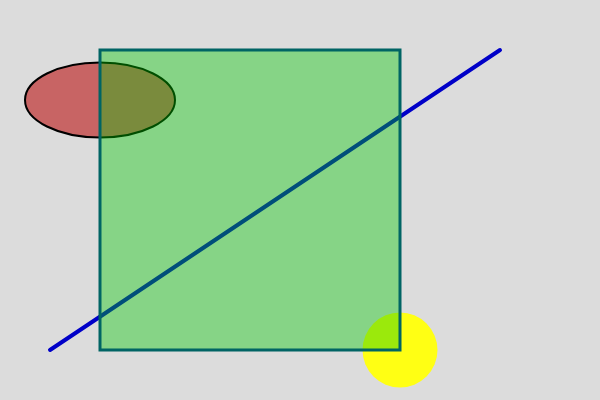
Frame 1 (no input)
Frame 60 (no input): identical to frame 1, image omitted
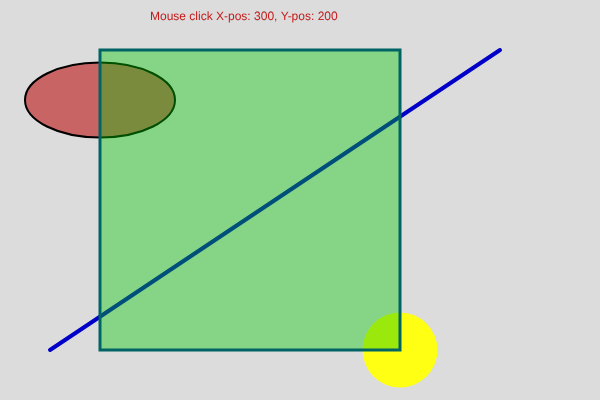
Frame 120 (the mouse pressed at the canvas centre since frame 60)

The p5.js sketch that drew these frames (run headless with seeded random() and noise() and a simulated clock; from frame 60 on, the mouse is pressed at the canvas centre):

// p5.js sketch
// ── sketch.js
/*
* CS 20
* Unit 1
* Example 1
*/

/** Global Variables */
var mouseCoordinates = "";


function setup() {
  let sketch = createCanvas(600, 400);
}


function draw() {
  background(220);

  //red ellipse with black stroke
  fill(200, 100, 100); //RGB color values 0-255
  strokeWeight(2);
  stroke(0); //single greyscale value 0-255 
  ellipse(100, 100, 150, 75);


  //blue line
  strokeWeight(4);
  stroke(0,0,200);
  line(50, 350, 500, 50);

  //circle with no stroke, filled yellow
  noStroke();
  fill(255,255,20);
  circle(400, 350, 75);

  //green square with semi-transparent green fill
  fill(0, 200, 0,100);
  strokeWeight(3);
  stroke(0, 100,100);
  square(100, 50, 300);

  //text to output mouse click coordinates
  fill(200, 25, 25);
  strokeWeight(0);
  stroke(0);
  text(mouseCoordinates, 150, 20);

}

function mousePressed() {
  print("Mouse click X-pos: " + mouseX + ", Y-pos: " + mouseY); //console only
  mouseCoordinates = "Mouse click X-pos: " + mouseX + ", Y-pos: " + mouseY; //vaiable to be used in text()
}
